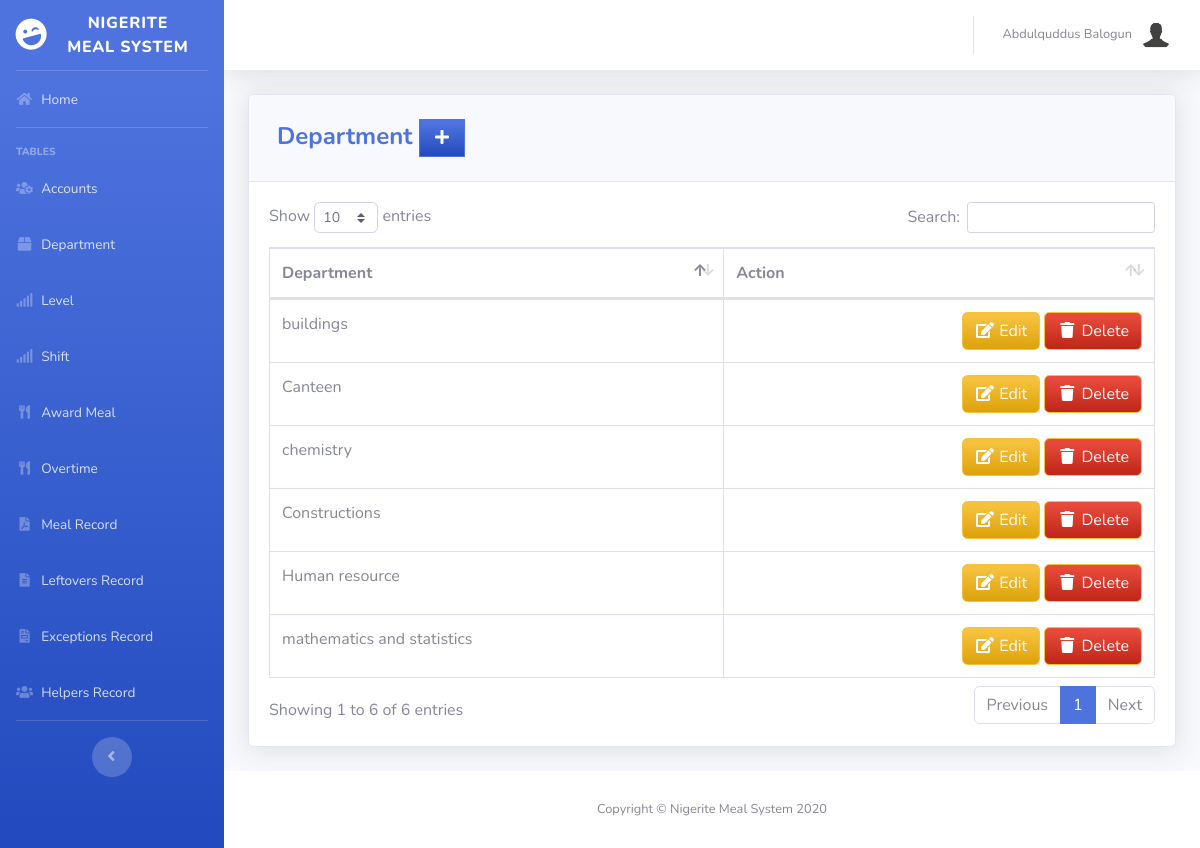
The page /pages/department.php (signed in) on the database as committed earlier.
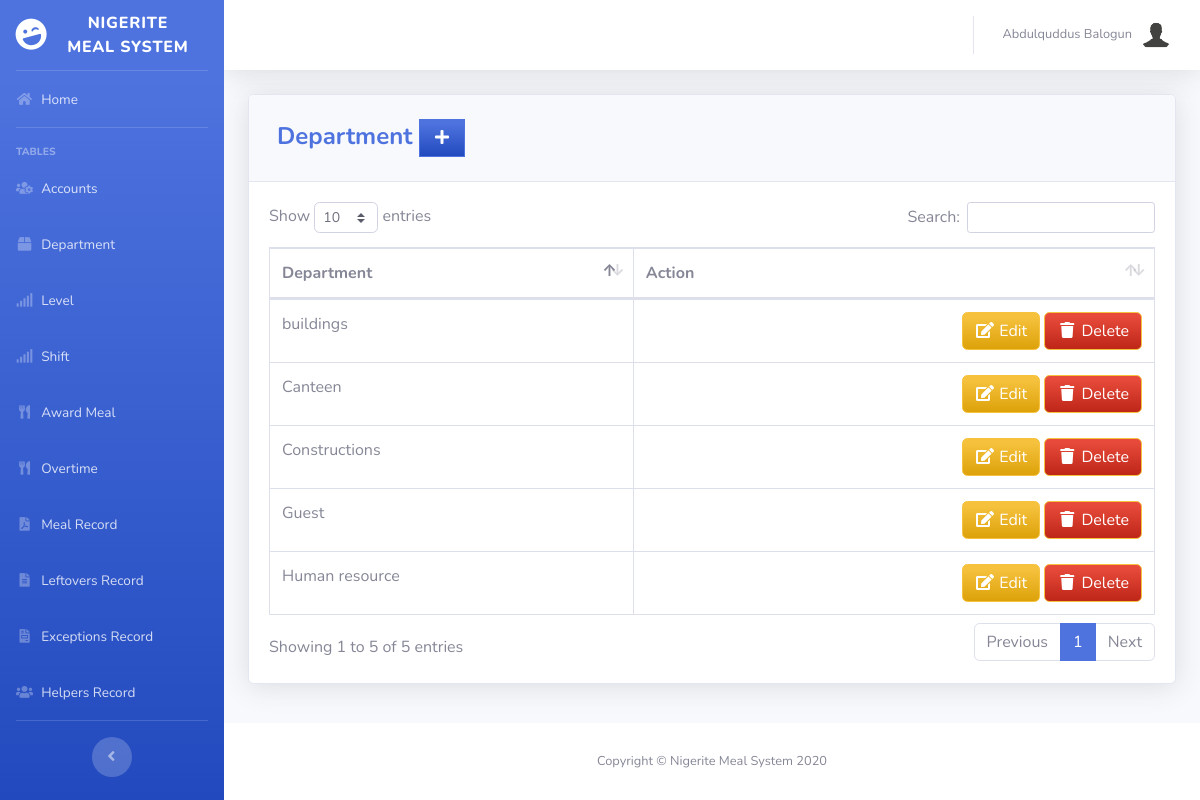
The same page on the database as committed later.
### tables this page shows
CREATE TABLE `department` (
  `DEPARTMENT_ID` int(11) NOT NULL,
  `DEPARTMENT` varchar(100) NOT NULL
);

### pages/department.php (the view, shortened to what this page needs)
<?php
include'../includes/connection.php';
include'../includes/sidebar.php';
?>
            <div class="card shadow mb-4">
            <div class="card-header py-3">
              <h4 class="m-2 font-weight-bold text-primary">Department&nbsp;<a  href="#" data-toggle="modal" data-target="#dptModal" type="button" class="btn btn-primary bg-gradient-primary" style="border-radius: 0px;"><i class="fas fa-fw fa-plus"></i></a></h4>
            </div>
            <div class="card-body">
              <div class="table-responsive">
                <table class="table table-bordered" id="dataTable" width="100%" cellspacing="0">
               <thead>
                   <tr>
                     <th>Department</th>
                     <th>Action</th>
                   </tr>
               </thead>
          <tbody>
<?php
    $query = 'SELECT  * FROM department';
        $result = mysqli_query($db, $query) or die (mysqli_error($db));
            while ($row = mysqli_fetch_assoc($result)) {
                echo '<tr>';
                echo '<td>'. $row['DEPARTMENT'].'</td>';
                      echo '<td align="right">
                                  <a type="button" class="btn btn-warning bg-gradient-warning" href="dpt_edit.php?action=edit&id='.$row['DEPARTMENT_ID']. '">
                                    <i class="fas fa-fw fa-edit"></i> Edit
                                  </a>
                                  <a type="button" class="btn btn-warning bg-gradient-danger"  href="#" data-toggle="modal" data-target="#dpt'.$row['DEPARTMENT_ID'].'">
                                    <i class="fas fa-fw fa-trash"></i> Delete
                                  </a>
                            <div class="modal fade" id="dpt'.$row['DEPARTMENT_ID'].'" tabindex="-1" role="dialog" aria-labelledby="DeleteModal" aria-hidden="true">
                                       <input type="hidden" class="form-control" name="id" value="'.$row['DEPARTMENT_ID'].'" required>
                            </td>';
                echo '</tr> ';
                        }
?>
                                </tbody>
                            </table>
                        </div>
                    </div>
                  </div>
<?php
include'../includes/footer.php';
?>

Rows that differ between the two databases and show on the page:
removed department: DEPARTMENT "mathematics and statistics"
removed department: DEPARTMENT "chemistry"
added department: DEPARTMENT "Guest"
Other text that changed with them:
text written by a page script: "Show entries Search: Showing 1 to 6 of 6 entries Previous 1 Next" → "Show entries Search: Showing 1 to 5 of 5 entries Previous 1 Next"
